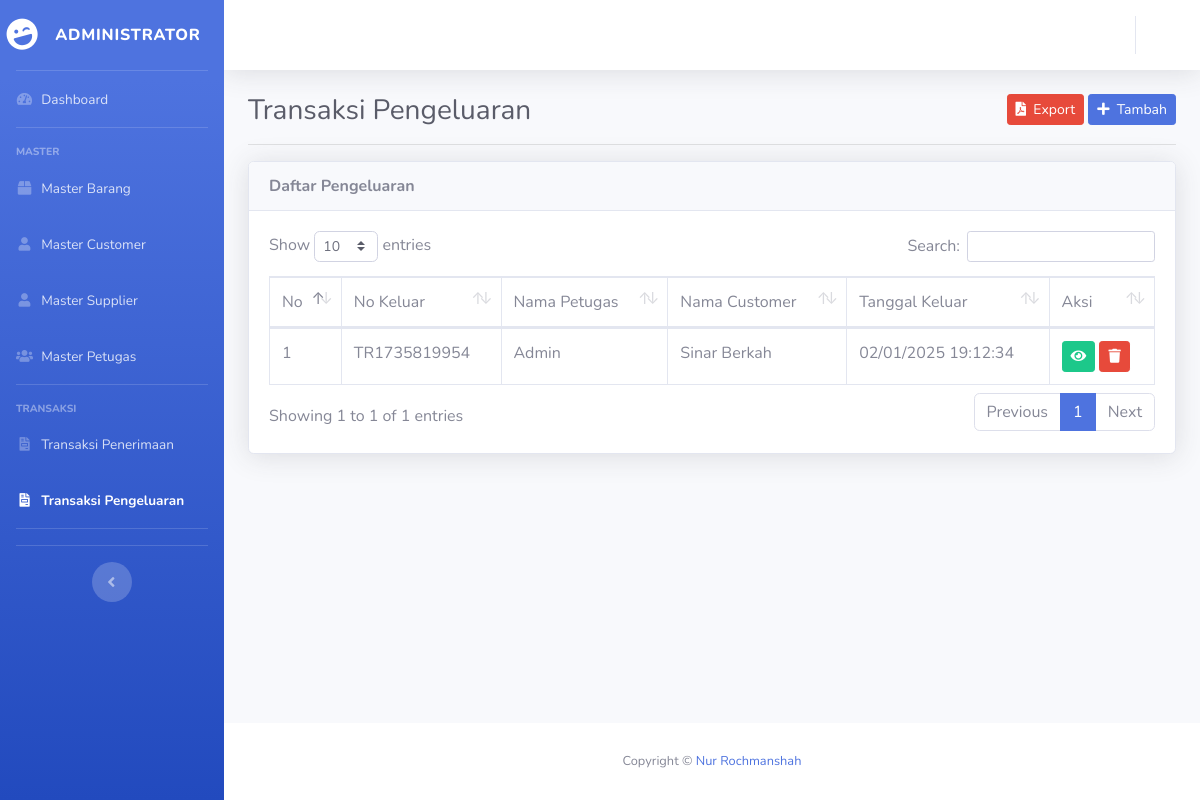
The page /index.php/pengeluaran on the database its author committed.
### tables this page shows
CREATE TABLE `pengeluaran` (
  `id` int(11) NOT NULL,
  `no_keluar` varchar(25) DEFAULT NULL,
  `tgl_keluar` varchar(25) DEFAULT NULL,
  `jam_keluar` varchar(10) DEFAULT NULL,
  `nama_customer` varchar(80) DEFAULT NULL,
  `nama_petugas` varchar(80) DEFAULT NULL
);

### application/controllers/Pengeluaran.php (called while the page is built, shortened)
<?php
class Pengeluaran extends CI_Controller{
	public function __construct(){
		$this->data['aktif'] = 'pengeluaran';
		$this->load->model('M_barang', 'm_barang');
		$this->load->model('M_customer', 'm_customer');
		$this->load->model('M_pengeluaran', 'm_pengeluaran');
		$this->load->model('M_detail_keluar', 'm_detail_keluar');
	}
	public function index(){
		$this->data['title'] = 'Transaksi Pengeluaran';
		$this->data['all_pengeluaran'] = $this->m_pengeluaran->lihat();
		$this->data['no'] = 1;
		$this->load->view('pengeluaran/lihat', $this->data);
	}
}

### index.php (called while the page is built, shortened)
<?php
require_once BASEPATH.'core/CodeIgniter.php';

### application/models/M_pengeluaran.php (called while the page is built, shortened)
<?php
class M_pengeluaran extends CI_Model {
	protected $_table = 'pengeluaran';
	public function lihat(){
		return $this->db->get($this->_table)->result();
	}
}

### application/views/pengeluaran/lihat.php (the view, shortened to what this page needs)
<!DOCTYPE html>
<html lang="en">
<head>
</head>
<body id="page-top">
	<div id="wrapper">
		<div id="content-wrapper" class="d-flex flex-column">
			<div id="content" data-url="<?= base_url('pengeluaran') ?>">
				<div class="container-fluid">
				<div class="clearfix">
					<div class="float-left">
						<h1 class="h3 m-0 text-gray-800"><?= $title ?></h1>
					</div>
					<div class="float-right">
						<a href="<?= base_url('pengeluaran/export') ?>" class="btn btn-danger btn-sm"><i class="fa fa-file-pdf"></i>&nbsp;&nbsp;Export</a>
						<a href="<?= base_url('pengeluaran/tambah') ?>" class="btn btn-primary btn-sm"><i class="fa fa-plus"></i>&nbsp;&nbsp;Tambah</a>
					</div>
				</div>
				<hr>
				<div class="card shadow">
					<div class="card-header"><strong>Daftar Pengeluaran</strong></div>
					<div class="card-body">
						<div class="table-responsive">
							<table class="table table-bordered" id="dataTable" width="100%" cellspacing="0">
								<thead>
									<tr>
										<td>No</td>
										<td>No Keluar</td>
										<td>Nama Petugas</td>
										<td>Nama Customer</td>
										<td>Tanggal Keluar</td>
										<td>Aksi</td>
									</tr>
								</thead>
								<tbody>
									<?php foreach ($all_pengeluaran as $pengeluaran): ?>
										<tr>
											<td><?= $no++ ?></td>
											<td><?= $pengeluaran->no_keluar ?></td>
											<td><?= $pengeluaran->nama_petugas ?></td>
											<td><?= $pengeluaran->nama_customer ?></td>
											<td><?= $pengeluaran->tgl_keluar ?> <?= $pengeluaran->jam_keluar ?></td>
											<td>
												<a href="<?= base_url('pengeluaran/detail/' . $pengeluaran->no_keluar) ?>" class="btn btn-success btn-sm"><i class="fa fa-eye"></i></a>
												<a onclick="return confirm('apakah anda yakin?')" href="<?= base_url('pengeluaran/hapus/' . $pengeluaran->no_keluar) ?>" class="btn btn-danger btn-sm"><i class="fa fa-trash"></i></a>
											</td>
										</tr>
									<?php endforeach ?>
								</tbody>
							</table>
						</div>
					</div>
				</div>
				</div>
			</div>
		</div>
	</div>
</body>
</html>

### rows shown on the page
pengeluaran: no_keluar "TR1735819954", nama_petugas "Admin", nama_customer "Sinar Berkah", tgl_keluar "02/01/2025", jam_keluar "19:12:34"

### other values the page prints
$title "Transaksi Pengeluaran"
